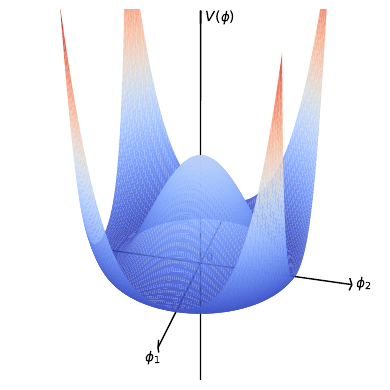

Here is the Python script that generated this plot:
import numpy as np
import matplotlib
matplotlib.use('Agg')
import matplotlib.pyplot as plt
from mpl_toolkits.mplot3d import Axes3D
from matplotlib import cm
import matplotlib.patches as patches

phi_1 = np.arange(-1, 1, 0.02)
phi_2 = np.arange(-1, 1, 0.02)
x, y = np.meshgrid(phi_1, phi_2)

# Values for scaling plot
mH = 1.
vev = (246. / 125.) * mH
mu2 = 0.75 * mH
lam = mu2 / (vev ** 2)

potential = lam * (mu2 - (x ** 2 + y ** 2)) ** 2

fig = plt.figure()
ax = fig.gca(projection='3d')
# Adjust viewing angle
ax.view_init(30, 15)

# Plot Higgs potential
surf = ax.plot_surface(x, y, potential,
                       cmap=cm.coolwarm, alpha=0.95 , zorder=1., linewidth=0.,
                       antialiased=True, rstride=1, cstride=1)
ax.set_zlim(1.25 * potential.min(), 0.5 * potential.max())

# Plot arrowed lines for axes
x_hat, y_hat, z_hat = np.array([[-1, 0, 0], [0, -1, 0], [0, 0, -1]])
x_vec, y_vec, z_vec = np.array([[2.5, 0, 0], [0, 2.5, 0], [0, 0, 1.25]])
ax.quiver(x_hat, y_hat, z_hat, x_vec, y_vec, z_vec, arrow_length_ratio=0.01, color="black", zorder=0., linewidth=1.)

# Turn the main axis off since arrowed lines replace it
ax.grid(False)
ax.set_axis_off()

# Axis labels
ax.text(-0.05, 0.05, 0, "0", size='small')
ax.text(1.75, -0.05, 0, r"$\phi_1$")
ax.text(0.05, 1.55, 0, r"$\phi_2$")
ax.text(0., 0.05, 0.24, r"$V(\phi)$")

plt.savefig('higgs_potential.pdf', bbox_inches='tight')

ax.clear()
sphere_r = 0.1
#z_offset= (2 * sphere_r ** 2) + potential[round(len(phi_1)/2), round(len(phi_2)/2)]
phi = np.linspace(0, 2 * np.pi, 50)
theta = np.linspace(0, np.pi, 50)
sphere_x = sphere_r * np.outer(np.sin(theta), np.cos(phi))
sphere_y = sphere_r * np.outer(np.sin(theta), np.sin(phi))
sphere_z = sphere_r * np.outer(np.cos(theta), np.ones(np.size(phi)) * sphere_r)# + z_offset
ax.plot_surface(sphere_x, sphere_y, sphere_z, linewidth=0., zorder=0.5, antialiased=True, rstride=1, cstride=1)
ax.grid(False)
ax.set_axis_off()

plt.savefig('higgs_boson.pdf', bbox_inches='tight')